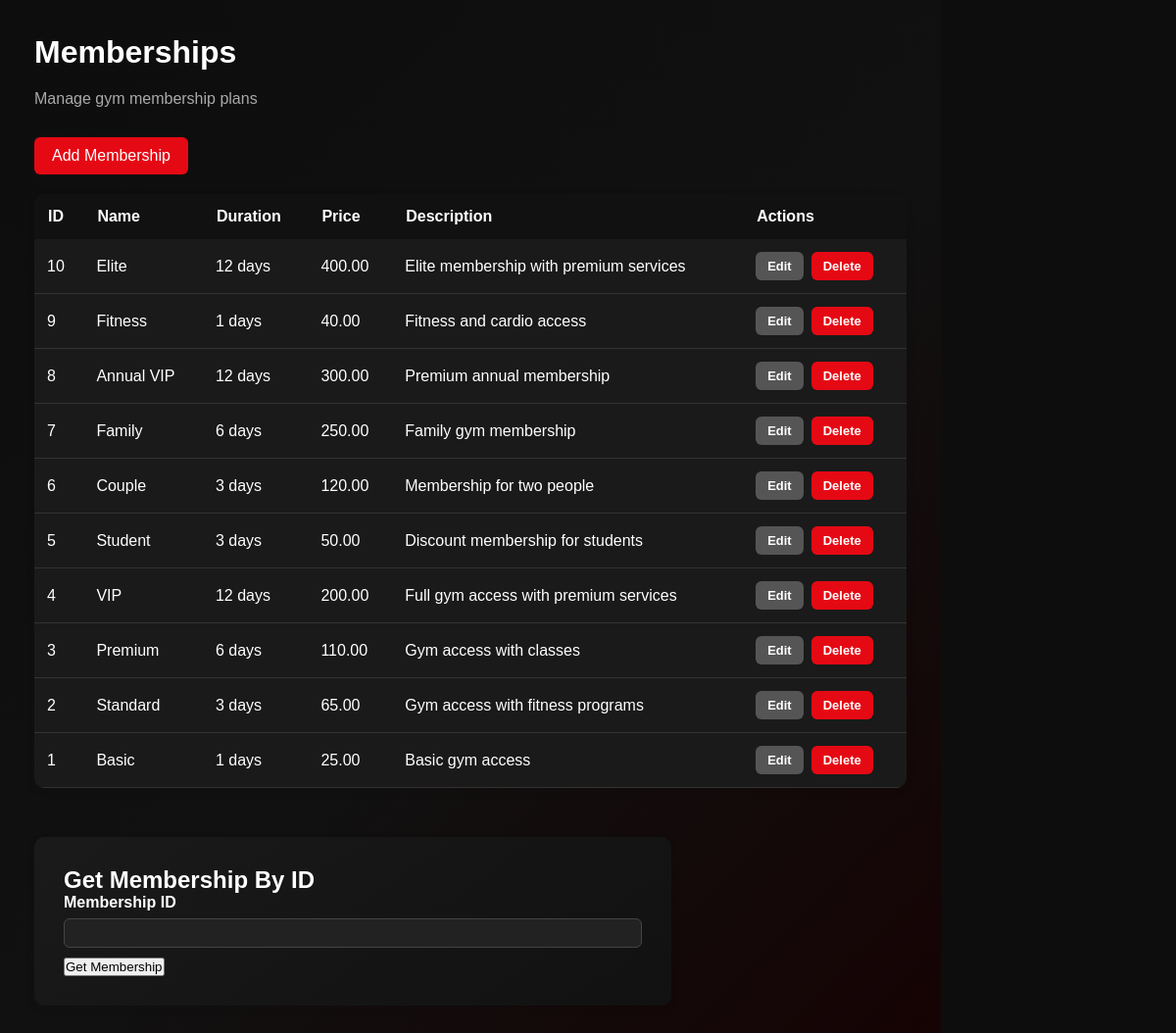
/pages/memberships/memberships.php, run on the app's committed database.
### tables this page shows
CREATE TABLE `memberships` (
  `membership_id` int(10) NOT NULL,
  `membership_name` varchar(100) NOT NULL,
  `duration` int(3) NOT NULL,
  `price` decimal(10,2) NOT NULL,
  `description` varchar(200) DEFAULT NULL
);

### classes/BaseModel.php (called while the page is built, shortened)
<?php
require_once __DIR__ . "/../config/database.php";
class BaseModel
{
    protected $conn;
    public function __construct()
    {
        global $conn;
        $this->conn = $conn;
    }
    protected function fetchAll($sql, $types = "", ...$params)
    {
        $stmt = $this->conn->prepare($sql);
        if (!$stmt->execute()) {
            die("Execute failed: " . $stmt->error);
        }
        $result = $stmt->get_result();
        return $result->fetch_all(MYSQLI_ASSOC);
    }
}

### classes/membership.php (called while the page is built, shortened)
<?php
require_once __DIR__ . "/BaseModel.php";
class Membership extends BaseModel
{
    public function getAllMemberships()
    {
        return $this->fetchAll(
            "SELECT *
             FROM memberships
             ORDER BY membership_id DESC"
        );
    }
}

### pages/memberships/memberships.php (the view, shortened to what this page needs)
<?php
require_once __DIR__ . "/../../classes/membership.php";
$membership = new Membership();
$memberships = $membership->getAllMemberships();
?>
<!DOCTYPE html>
<html lang="en">
<head>
    <link rel="stylesheet" href="../../assets/css/style.css">
</head>
<body>
    <div class="main-content">
        <div class="dashboard-header">
            <h1>Memberships</h1>
            <p>Manage gym membership plans</p>
        </div>
        <a href="add_membership.php">
            Add Membership
        </a>
        <table>
            <tr>
                <th>ID</th>
                <th>Name</th>
                <th>Duration</th>
                <th>Price</th>
                <th>Description</th>
                <th>Actions</th>
            </tr>
            <?php foreach ($memberships as $item): ?>
                <tr>
                    <td>
                        <?= $item["membership_id"] ?>
                    </td>
                    <td>
                        <?= htmlspecialchars(
                            $item["membership_name"]
                        ) ?>
                    </td>
                    <td>
                        <?= $item["duration"] ?> days
                    </td>
                    <td>
                        <?= $item["price"] ?>
                    </td>
                    <td>
                        <?= htmlspecialchars(
                            $item["description"]
                        ) ?>
                    </td>
                    <td>
<div class="table-actions">
    <a
        href="edit_membership.php?id=<?= $item["membership_id"] ?>"
        class="edit-button"
    >
        Edit
    </a>
    <a
        href="delete_membership.php?id=<?= $item["membership_id"] ?>"
        class="delete-button"
        onclick="return confirm('Are you sure you want to delete this membership?');"
    >
        Delete
    </a>
</div>
</td>
                </tr>
            <?php endforeach; ?>
        </table>
<div class="form-container">
<h2>Get Membership By ID</h2>
<form method="POST">
    <div class="form-group">
        <label for="membership_id">
            Membership ID
        </label>
        <input
            type="number"
            id="membership_id"
            name="membership_id"
            min="1"
            required
        >
    </div>
    <button type="submit">
        Get Membership
    </button>
</form>
</div>
</div>
</body>
</html>

### data on the page
memberships: membership_id "10", membership_name "Elite", duration "12", price "400.00", description "Elite membership with premium services"
memberships: membership_id "9", membership_name "Fitness", duration "1", price "40.00", description "Fitness and cardio access"
memberships: membership_id "8", membership_name "Annual VIP", duration "12", price "300.00", description "Premium annual membership"
memberships: membership_id "7", membership_name "Family", duration "6", price "250.00", description "Family gym membership"
memberships: membership_id "6", membership_name "Couple", duration "3", price "120.00", description "Membership for two people"
memberships: membership_id "5", membership_name "Student", duration "3", price "50.00", description "Discount membership for students"
memberships: membership_id "4", membership_name "VIP", duration "12", price "200.00", description "Full gym access with premium services"
memberships: membership_id "3", membership_name "Premium", duration "6", price "110.00", description "Gym access with classes"
memberships: membership_id "2", membership_name "Standard", duration "3", price "65.00", description "Gym access with fitness programs"
memberships: membership_id "1", membership_name "Basic", duration "1", price "25.00", description "Basic gym access"
